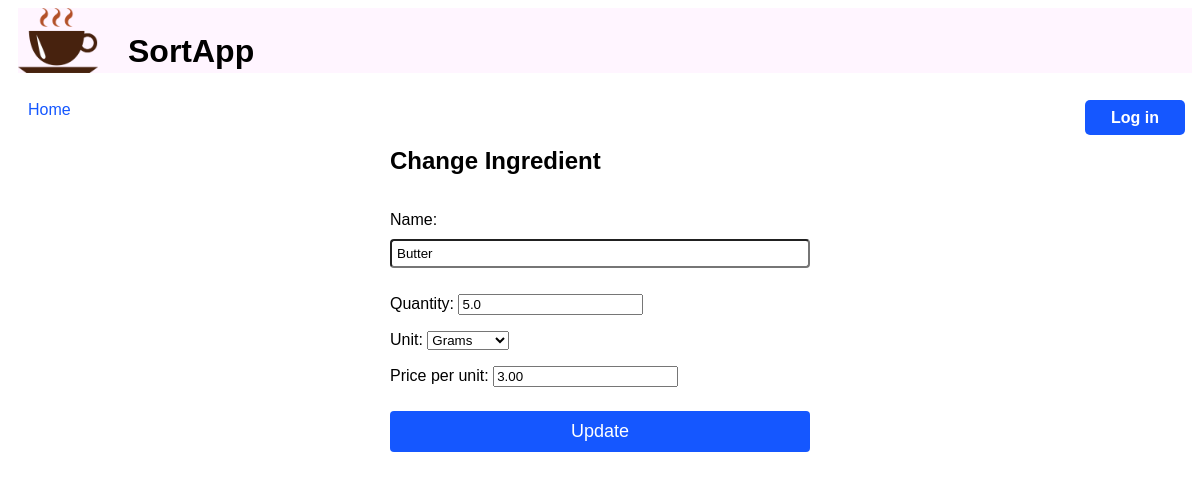
The app's page /pantry/2/update/ with its own data.
### inventory/models.py (models this page shows, shortened)
class Ingredient(models.Model):
    POUNDS = "PD"
    KILOGRAMS = "KG"
    GRAMS = "GR"
    MILLILITERS = "ML"
    LITERS = "LT"
    UNIT = "UN"
    SPOON = "SP"
    UNIT_CHOICES = [
        (POUNDS, "Pounds"),
        (KILOGRAMS, "Kilograms"),
        (GRAMS, "Grams"),
        (MILLILITERS, "Milliliters"),
        (LITERS, "Liters"),
        (UNIT, "Unit"),
        (SPOON, "Spoon"),
    ]
    name = models.CharField(max_length=30, unique=True)
    quantity = models.FloatField(default=0.0)
    unit = models.CharField(max_length=2, choices=UNIT_CHOICES)
    price_per_unit = models.DecimalField(max_digits=5, decimal_places=2)

### inventory/views.py (the view)
class UpdateIngredientView(UpdateView):
    model = Ingredient
    template_name = "inventory/update_ingredient.html"
    form_class = IngredientForm

### inventory/forms.py
class IngredientForm(forms.ModelForm):
  class Meta:
    model = Ingredient
    fields = "__all__"

### inventory/templates/inventory/update_ingredient.html (shortened to what this page needs)
{% extends './base.html' %}
{% block content %}
{% load static %}
<link rel="stylesheet" type="text/css" href="{% static 'inventory/add_form.css' %}">
<div class="add-form">
    <h2>Change Ingredient</h2>
    <form method="post">
        <div>
            {{ form.as_p }}
            <input type="submit" value="Update" />
        </div>
    </form>
</div>
{% endblock %}

### inventory/static/inventory/header.css (style rules this page uses)
body { font-family: Arial, Helvetica, sans-serif; }

### inventory/static/inventory/add_form.css (style rules this page uses)
body { font-family: Arial; }
.add-form { display: flex; width: 420px; flex-direction: column; margin: auto; }
input[type=submit] { background-color: #1557ff; color: white; padding: 10px 14px; margin: 8px 0; border: none; border-radius: 4px; cursor: pointer; width: 100%; font-size: 18px; }
input[type=text], input[type=password] { margin: 10px 0; padding: 5px; width: 100%; border-radius: 4px; }

### records on screen
Ingredient: name "Butter", quantity "5.0", unit "Grams", price_per_unit "3.00"
